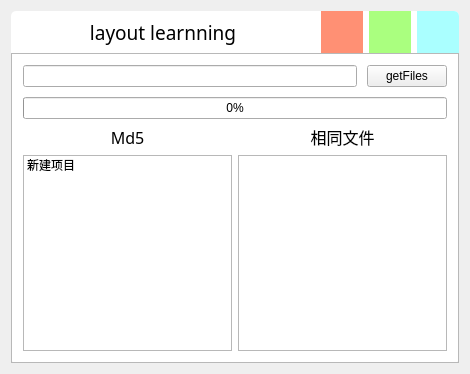
<?xml version="1.0" encoding="UTF-8"?>
<ui version="4.0">
 <class>Widget</class>
 <widget class="QWidget" name="Widget">
  <property name="geometry">
   <rect>
    <x>0</x>
    <y>0</y>
    <width>470</width>
    <height>374</height>
   </rect>
  </property>
  <property name="windowTitle">
   <string>Widget</string>
  </property>
  <layout class="QVBoxLayout" name="vlMain">
   <item>
    <widget class="QWidget" name="shadowWidget" native="true">
     <property name="styleSheet">
      <string notr="true">#shadowWidget{
	background-color: rgb(255, 255, 255);
	border-radius:5px;
}</string>
     </property>
     <layout class="QVBoxLayout" name="verticalLayout_2" stretch="0,0">
      <property name="spacing">
       <number>0</number>
      </property>
      <property name="leftMargin">
       <number>0</number>
      </property>
      <property name="topMargin">
       <number>0</number>
      </property>
      <property name="rightMargin">
       <number>0</number>
      </property>
      <property name="bottomMargin">
       <number>0</number>
      </property>
      <item>
       <layout class="QHBoxLayout" name="horizontalLayout">
        <item>
         <widget class="QLabel" name="label">
          <property name="sizePolicy">
           <sizepolicy hsizetype="Preferred" vsizetype="Preferred">
            <horstretch>0</horstretch>
            <verstretch>0</verstretch>
           </sizepolicy>
          </property>
          <property name="font">
           <font>
            <family>微软雅黑</family>
            <pointsize>14</pointsize>
           </font>
          </property>
          <property name="text">
           <string>layout learnning</string>
          </property>
          <property name="alignment">
           <set>Qt::AlignCenter</set>
          </property>
         </widget>
        </item>
        <item>
         <widget class="QPushButton" name="btnMin">
          <property name="minimumSize">
           <size>
            <width>42</width>
            <height>42</height>
           </size>
          </property>
          <property name="maximumSize">
           <size>
            <width>42</width>
            <height>42</height>
           </size>
          </property>
          <property name="styleSheet">
           <string notr="true">QPushButton{
	border:none;
	background-color: rgb(255, 144, 116);
}

QPushButton:hover{
	background-color: rgb(255, 85, 0);
}

QPushButton:Press{
	background-color: rgb(255, 0, 0);
}</string>
          </property>
          <property name="text">
           <string/>
          </property>
         </widget>
        </item>
        <item>
         <widget class="QPushButton" name="btnMax">
          <property name="minimumSize">
           <size>
            <width>0</width>
            <height>42</height>
           </size>
          </property>
          <property name="maximumSize">
           <size>
            <width>42</width>
            <height>42</height>
           </size>
          </property>
          <property name="styleSheet">
           <string notr="true">QPushButton{
	border:none;
	background-color: rgb(170, 255, 127);
}

QPushButton:hover{
	background-color: rgb(85, 255, 127);
}

QPushButton:Press{
	background-color: rgb(0, 255, 0);
}</string>
          </property>
          <property name="text">
           <string/>
          </property>
         </widget>
        </item>
        <item>
         <widget class="QPushButton" name="btnClose">
          <property name="minimumSize">
           <size>
            <width>42</width>
            <height>42</height>
           </size>
          </property>
          <property name="maximumSize">
           <size>
            <width>42</width>
            <height>42</height>
           </size>
          </property>
          <property name="styleSheet">
           <string notr="true">QPushButton{
	border:none;
	background-color: rgb(170, 255, 255);
	border-top-right-radius:5px;
}

QPushButton:hover{
	
	background-color: rgb(135, 255, 255);
}

QPushButton:pressed{
	
	background-color: rgb(85, 255, 255);
}</string>
          </property>
          <property name="text">
           <string/>
          </property>
         </widget>
        </item>
       </layout>
      </item>
      <item>
       <widget class="QFrame" name="frame">
        <property name="sizePolicy">
         <sizepolicy hsizetype="Preferred" vsizetype="Expanding">
          <horstretch>0</horstretch>
          <verstretch>0</verstretch>
         </sizepolicy>
        </property>
        <property name="frameShape">
         <enum>QFrame::StyledPanel</enum>
        </property>
        <property name="frameShadow">
         <enum>QFrame::Raised</enum>
        </property>
        <layout class="QVBoxLayout" name="verticalLayout_3">
         <item>
          <layout class="QVBoxLayout" name="verticalLayout">
           <property name="spacing">
            <number>10</number>
           </property>
           <item>
            <layout class="QHBoxLayout" name="horizontalLayout_2">
             <property name="spacing">
              <number>10</number>
             </property>
             <item>
              <widget class="QLineEdit" name="lineEdit"/>
             </item>
             <item>
              <widget class="QPushButton" name="btnFile">
               <property name="text">
                <string>getFiles</string>
               </property>
              </widget>
             </item>
            </layout>
           </item>
           <item>
            <widget class="QProgressBar" name="progressBar">
             <property name="value">
              <number>0</number>
             </property>
            </widget>
           </item>
          </layout>
         </item>
         <item>
          <layout class="QHBoxLayout" name="horizontalLayout_4">
           <item>
            <widget class="QLabel" name="label_2">
             <property name="font">
              <font>
               <family>新宋体</family>
               <pointsize>12</pointsize>
              </font>
             </property>
             <property name="text">
              <string>Md5</string>
             </property>
             <property name="alignment">
              <set>Qt::AlignCenter</set>
             </property>
            </widget>
           </item>
           <item>
            <widget class="QLabel" name="label_3">
             <property name="font">
              <font>
               <family>新宋体</family>
               <pointsize>12</pointsize>
              </font>
             </property>
             <property name="text">
              <string>相同文件</string>
             </property>
             <property name="alignment">
              <set>Qt::AlignCenter</set>
             </property>
            </widget>
           </item>
          </layout>
         </item>
         <item>
          <layout class="QHBoxLayout" name="horizontalLayout_3">
           <item>
            <widget class="QListWidget" name="listWidgetMd5">
             <item>
              <property name="text">
               <string>新建项目</string>
              </property>
             </item>
            </widget>
           </item>
           <item>
            <widget class="QListWidget" name="listWidgetDumplates"/>
           </item>
          </layout>
         </item>
        </layout>
       </widget>
      </item>
     </layout>
    </widget>
   </item>
  </layout>
 </widget>
 <layoutdefault spacing="6" margin="11"/>
 <resources/>
 <connections/>
</ui>
